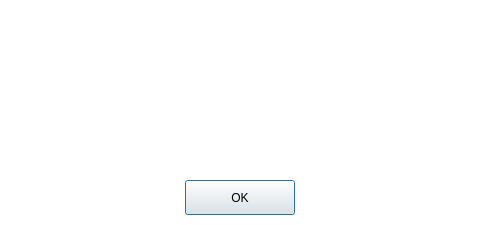
<?xml version="1.0" encoding="UTF-8"?>
<ui version="4.0">
 <class>DialogBox</class>
 <widget class="QDialog" name="DialogBox">
  <property name="geometry">
   <rect>
    <x>0</x>
    <y>0</y>
    <width>480</width>
    <height>225</height>
   </rect>
  </property>
  <property name="minimumSize">
   <size>
    <width>480</width>
    <height>225</height>
   </size>
  </property>
  <property name="maximumSize">
   <size>
    <width>480</width>
    <height>225</height>
   </size>
  </property>
  <property name="windowTitle">
   <string>Dialog</string>
  </property>
  <widget class="QPushButton" name="pushButton">
   <property name="geometry">
    <rect>
     <x>185</x>
     <y>180</y>
     <width>110</width>
     <height>35</height>
    </rect>
   </property>
   <property name="text">
    <string>OK</string>
   </property>
  </widget>
  <widget class="QTextBrowser" name="dialogBrowser">
   <property name="geometry">
    <rect>
     <x>0</x>
     <y>0</y>
     <width>480</width>
     <height>225</height>
    </rect>
   </property>
   <property name="frameShape">
    <enum>QFrame::NoFrame</enum>
   </property>
   <property name="html">
    <string>&lt;!DOCTYPE HTML PUBLIC &quot;-//W3C//DTD HTML 4.0//EN&quot; &quot;http://www.w3.org/TR/REC-html40/strict.dtd&quot;&gt;
&lt;html&gt;&lt;head&gt;&lt;meta name=&quot;qrichtext&quot; content=&quot;1&quot; /&gt;&lt;style type=&quot;text/css&quot;&gt;
p, li { white-space: pre-wrap; }
&lt;/style&gt;&lt;/head&gt;&lt;body style=&quot; font-family:'MS Shell Dlg 2'; font-size:8pt; font-weight:400; font-style:normal;&quot;&gt;
&lt;p style=&quot;-qt-paragraph-type:empty; margin-top:0px; margin-bottom:0px; margin-left:0px; margin-right:0px; -qt-block-indent:0; text-indent:0px;&quot;&gt;&lt;br /&gt;&lt;/p&gt;&lt;/body&gt;&lt;/html&gt;</string>
   </property>
  </widget>
  <zorder>dialogBrowser</zorder>
  <zorder>pushButton</zorder>
 </widget>
 <resources/>
 <connections/>
</ui>
